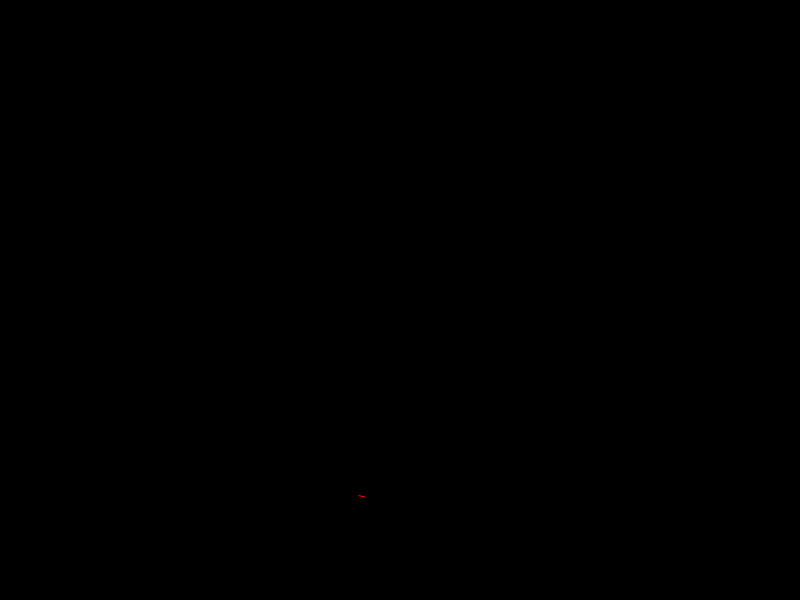
Frame 1 (no input)
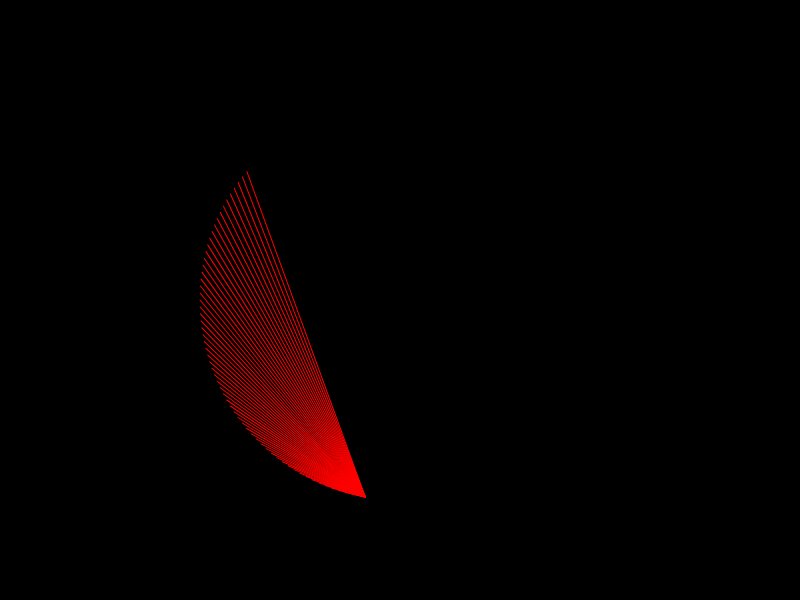
Frame 60 (no input)
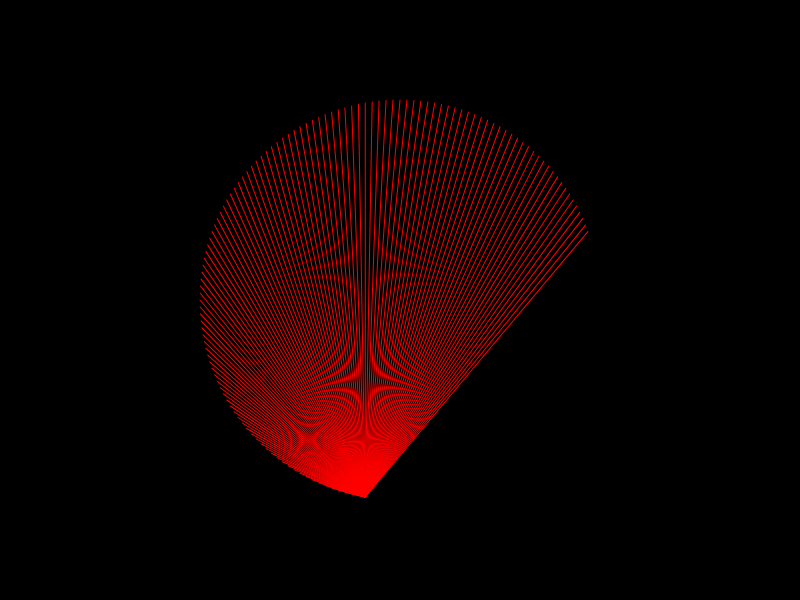
Frame 120 (the mouse pressed at the canvas centre since frame 60)

The p5.js sketch that drew these frames (run headless with seeded random() and noise() and a simulated clock; from frame 60 on, the mouse is pressed at the canvas centre):

// p5.js sketch
// ── sketch.js
function setup() {
  createCanvas(800,600);
  angleMode(DEGREES);
  frameRate(24);
  background(0)
}

function draw() {
  translate(width/2,height/2);
  rotate(100)
  stroke("red");
  line(200,0,200*cos(frameCount*2),200*sin(frameCount*2));
 

}
